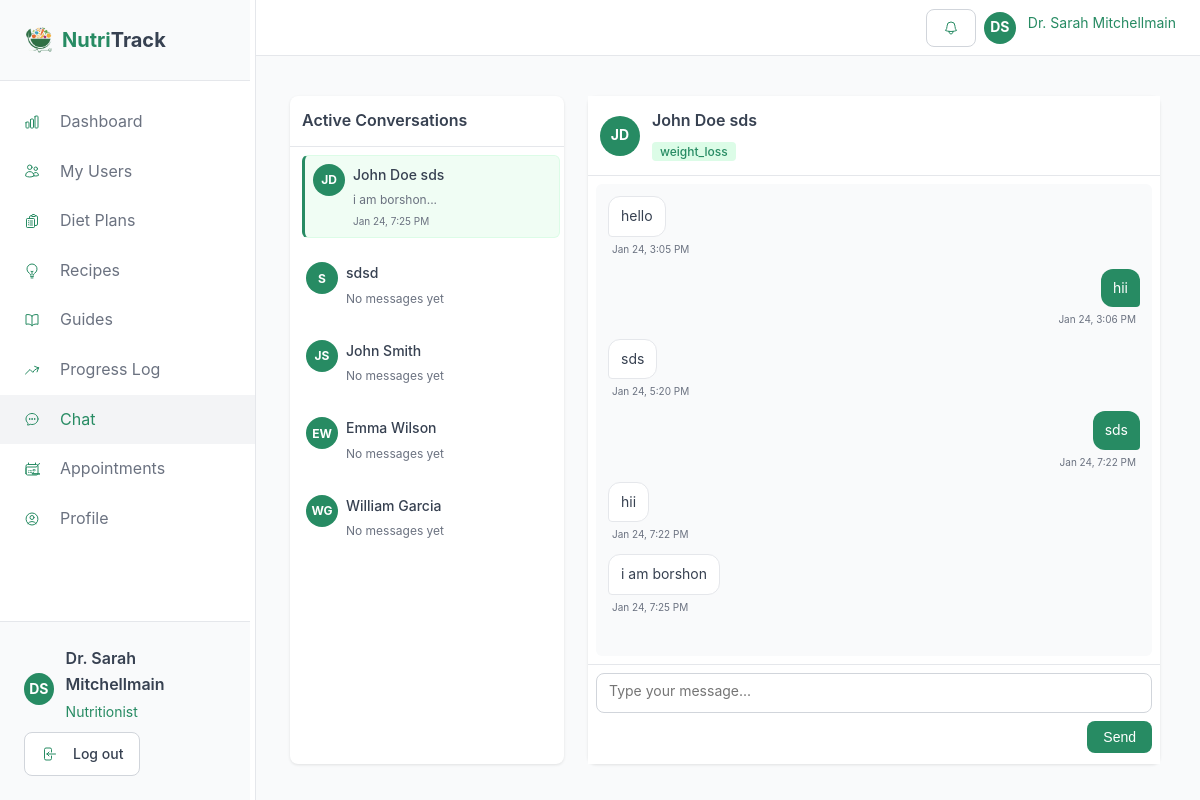
The page /nutritionists/chat.php (signed in) on the database its author committed.
### tables this page shows
CREATE TABLE `users` (
  `id` int(11) NOT NULL,
  `name` varchar(100) NOT NULL,
  `email` varchar(100) NOT NULL,
  `password` varchar(255) NOT NULL,
  `phone` varchar(20) DEFAULT NULL,
  `role` enum('user','nutritionist','admin') NOT NULL DEFAULT 'user',
  `status` enum('active','pending','inactive') NOT NULL DEFAULT 'pending',
  `weight` decimal(5,2) DEFAULT NULL,
  `height` decimal(5,2) DEFAULT NULL,
  `age` int(11) DEFAULT NULL,
  `goal` enum('weight_loss','maintain','gain_weight','build_muscle') DEFAULT NULL,
  `health_conditions` text DEFAULT NULL,
  `specialty` varchar(100) DEFAULT NULL,
  `bio` text DEFAULT NULL,
  `rating` decimal(3,2) DEFAULT NULL,
  `nutritionist_id` int(11) DEFAULT NULL,
  `created_at` timestamp NOT NULL DEFAULT current_timestamp(),
  `updated_at` timestamp NOT NULL DEFAULT current_timestamp() ON UPDATE current_timestamp(),
  `profile_image` varchar(255) DEFAULT NULL
);

CREATE TABLE `messages` (
  `id` int(11) NOT NULL,
  `sender_id` int(11) NOT NULL,
  `receiver_id` int(11) NOT NULL,
  `message` text NOT NULL,
  `is_read` tinyint(1) DEFAULT 0,
  `created_at` timestamp NOT NULL DEFAULT current_timestamp()
);

### nutritionists/chat.php (the view, shortened to what this page needs)
<?php
require_once '../includes/session.php';
$user = getCurrentUser();
$nutritionistId = $user['id'];
$db = getDB();
$stmt = $db->prepare("SELECT u.id, u.name, u.email, u.goal,
                      (SELECT message FROM messages WHERE (sender_id = u.id AND receiver_id = ?) OR (sender_id = ? AND receiver_id = u.id) ORDER BY created_at DESC LIMIT 1) as last_message,
                      (SELECT created_at FROM messages WHERE (sender_id = u.id AND receiver_id = ?) OR (sender_id = ? AND receiver_id = u.id) ORDER BY created_at DESC LIMIT 1) as last_message_time,
                      (SELECT COUNT(*) FROM messages WHERE sender_id = u.id AND receiver_id = ? AND is_read = 0) as unread_count
                      FROM users u
                      WHERE u.nutritionist_id = ? AND u.role = 'user'
                      ORDER BY last_message_time DESC");
$stmt->execute([$nutritionistId, $nutritionistId, $nutritionistId, $nutritionistId, $nutritionistId, $nutritionistId]);
$clients = $stmt->fetchAll();
$selectedUserId = isset($_GET['user']) ? intval($_GET['user']) : (!empty($clients) ? $clients[0]['id'] : 0);
$selectedUser = null;
$chatMessages = [];
if ($selectedUserId > 0) {
    $stmt = $db->prepare("SELECT id, name, email, goal FROM users WHERE id = ? AND nutritionist_id = ?");
    $stmt->execute([$selectedUserId, $nutritionistId]);
    $selectedUser = $stmt->fetch();
    if ($selectedUser) {
        $stmt = $db->prepare("SELECT m.*,
                              CASE WHEN m.sender_id = ? THEN 'nutritionist' ELSE 'user' END as sender_type
                              FROM messages m
                              WHERE (m.sender_id = ? AND m.receiver_id = ?)
                                 OR (m.sender_id = ? AND m.receiver_id = ?)
                              ORDER BY m.created_at ASC");
        $stmt->execute([$nutritionistId, $nutritionistId, $selectedUserId, $selectedUserId, $nutritionistId]);
        $chatMessages = $stmt->fetchAll();
    }
}
include 'header.php';
?>
<div style="height: calc(100vh - 100px); overflow: hidden; padding: 1rem;">
    <div class="grid lg:grid-cols-3 gap-4" style="height: 100%;">
        <div class="card" style="display: flex; flex-direction: column; height: 100%;">
            <div style="padding: 0.75rem; border-bottom: 1px solid #e5e7eb; flex-shrink: 0;">
                <h3 style="font-size: 1rem; font-weight: 600; margin: 0;">Active Conversations</h3>
            </div>
            <div style="flex: 1; overflow-y: auto; padding: 0.5rem;">
                <div style="display: flex; flex-direction: column; gap: 0.5rem;">
                    <?php if (empty($clients)): ?>
                    <div style="padding: 1rem; text-align: center; color: #6b7280;">
                        <p>No clients assigned yet.</p>
                    </div>
                    <?php else: ?>
                    <?php foreach ($clients as $client):
                        $initials = strtoupper(substr($client['name'], 0, 1) . substr(strstr($client['name'], ' ') ?: '', 1, 1));
                        $isSelected = $client['id'] == $selectedUserId;
                    ?>
                    <div class="conversation-item <?= $isSelected ? 'active' : '' ?>" data-user-id="<?= $client['id'] ?>" data-user-name="<?= htmlspecialchars($client['name']) ?>" data-user-goal="<?= htmlspecialchars($client['goal'] ?? 'Client') ?>" style="padding: 0.5rem; border-radius: 0.375rem; cursor: pointer; <?= $isSelected ? 'background: #f0fdf4;' : '' ?>" onclick="selectConversation(<?= $client['id'] ?>, '<?= htmlspecialchars($client['name']) ?>', '<?= htmlspecialchars($client['goal'] ?? 'Client') ?>', '<?= $initials ?>')">
                        <div style="display: flex; align-items: flex-start; gap: 0.5rem;">
                            <div class="user-avatar" style="width: 2rem; height: 2rem; background: #278b63; color: white; border-radius: 50%; display: flex; align-items: center; justify-content: center; font-size: 0.75rem; font-weight: bold;"><?= $initials ?></div>
                            <div style="flex: 1; min-width: 0;">
                                <p style="font-weight: 500; font-size: 0.875rem; margin: 0 0 0.25rem 0;">
                                    <?= htmlspecialchars($client['name']) ?>
                                </p>
                                <p style="font-size: 0.75rem; color: #6b7280; margin: 0; overflow: hidden; text-overflow: ellipsis; white-space: nowrap;"><?= $client['last_message'] ? htmlspecialchars(substr($client['last_message'], 0, 40)) . '...' : 'No messages yet' ?></p>
                                <?php if ($client['last_message_time']): ?>
                                <p style="font-size: 0.625rem; color: #6b7280; margin: 0.25rem 0 0 0;"><?= date('M j, g:i A', strtotime($client['last_message_time'])) ?></p>
                                <?php endif; ?>
                            </div>
                        </div>
                    </div>
                    <?php endforeach; ?>
                    <?php endif; ?>
                </div>
            </div>
        </div>
        <div class="card lg:col-span-2" style="display: flex; flex-direction: column; height: 100%; position: relative;">
            <div style="padding: 0.75rem; border-bottom: 1px solid #e5e7eb; flex-shrink: 0; position: relative; z-index: 2; background: white;">
                <div style="display: flex; align-items: center; gap: 0.75rem;">
                    <?php
                    $selectedInitials = $selectedUser ? strtoupper(substr($selectedUser['name'], 0, 1) . substr(strstr($selectedUser['name'], ' ') ?: '', 1, 1)) : '?';
                    ?>
                    <div id="currentChatAvatar" style="width: 2.5rem; height: 2.5rem; background: <?= $selectedUser ? '#278b63' : '#9ca3af' ?>; color: white; border-radius: 50%; display: flex; align-items: center; justify-content: center; font-size: 0.875rem; font-weight: bold;"><?= $selectedInitials ?></div>
                    <div>
                        <h3 id="currentChatName" style="font-size: 1rem; font-weight: 600; margin: 0 0 0.25rem 0;"><?= $selectedUser ? htmlspecialchars($selectedUser['name']) : 'Select a conversation' ?></h3>
                        <span id="currentChatStatus" style="background: <?= $selectedUser ? '#dcfce7' : '#f3f4f6' ?>; color: <?= $selectedUser ? '#278b63' : '#6b7280' ?>; padding: 0.125rem 0.5rem; border-radius: 0.25rem; font-size: 0.75rem; font-weight: 500;"><?= $selectedUser ? htmlspecialchars($selectedUser['goal'] ?? 'Client') : 'No selection' ?></span>
                    </div>
                </div>
            </div>
            <div style="flex: 1; position: relative; overflow: hidden;">
                <div id="chatMessages" style="position: absolute; top: 0; left: 0; right: 0; bottom: 100px; overflow-y: auto; padding: 0.75rem; background: #f9fafb; margin: 0.5rem; border-radius: 0.375rem;">
                    <?php if (!$selectedUser): ?>
                    <div style="text-align: center; padding: 2rem; color: #6b7280;">
                        <p>Select a client from the list to start chatting.</p>
                    </div>
                    <?php else: ?>
                    <?php foreach ($chatMessages as $msg): ?>
                    <?php if ($msg['sender_type'] === 'nutritionist'): ?>
                    <div style="margin-bottom: 0.75rem; display: flex; flex-direction: column; align-items: flex-end;">
                        <div style="background: #278b63; color: white; padding: 0.5rem 0.75rem; border-radius: 0.75rem; border-bottom-right-radius: 0.25rem; max-width: 70%; word-wrap: break-word; font-size: 0.875rem;"><?= htmlspecialchars($msg['message']) ?></div>
                        <div style="font-size: 0.625rem; color: #6b7280; margin-top: 0.25rem; padding: 0 0.25rem;"><?= date('M j, g:i A', strtotime($msg['created_at'])) ?></div>
                    </div>
                    <?php else: ?>
                    <div style="margin-bottom: 0.75rem; display: flex; flex-direction: column; align-items: flex-start;">
                        <div style="background: white; color: #374151; padding: 0.5rem 0.75rem; border-radius: 0.75rem; border-bottom-left-radius: 0.25rem; max-width: 70%; word-wrap: break-word; font-size: 0.875rem; border: 1px solid #e5e7eb;"><?= htmlspecialchars($msg['message']) ?></div>
                        <div style="font-size: 0.625rem; color: #6b7280; margin-top: 0.25rem; padding: 0 0.25rem;"><?= date('M j, g:i A', strtotime($msg['created_at'])) ?></div>
                    </div>
                    <?php endif; ?>
                    <?php endforeach; ?>
                    <?php endif; ?>
                </div>
                <div id="chatInputContainer" style="position: absolute; bottom: 0; left: 0; right: 0; height: 100px; padding: 0.5rem; border-top: 1px solid #e5e7eb; background: white; z-index: 2; <?= !$selectedUser ? 'display: none;' : '' ?>">
                    <div style="display: flex; flex-direction: column; gap: 0.5rem; height: 100%;">
                        <textarea id="chatInput" placeholder="Type your message..." style="width: 100%; padding: 0.5rem 0.75rem; border: 1px solid #d1d5db; border-radius: 0.5rem; font-size: 0.875rem; outline: none; resize: none; height: 2.5rem; font-family: inherit;"></textarea>
                        <button id="sendBtn" onclick="sendChatMessage()" style="align-self: flex-end; padding: 0.5rem 1rem; background: #278b63; color: white; border: none; border-radius: 0.5rem; font-size: 0.875rem; font-weight: 500; cursor: pointer;">Send</button>
                    </div>
                </div>
            </div>
        </div>
    </div>
</div>
<?php include 'footer.php'; ?>

### nutritionists/header.php (shortened to what this page needs)
<?php
require_once '../includes/session.php';
$user = getCurrentUser();
?>
<!DOCTYPE html>
<html lang="en">
<head>
    <link rel="stylesheet" href="http://localhost/Health%20DIet/style.css">
</head>
<body>
    <div class="user-layout">
        <aside class="sidebar">
            <div class="sidebar-header">
                <a href="dashboard.php" class="logo">
                    <div style="display:flex; justify-self: center;">
                        <img style="width:30px;height:30px" src="../assets/images/nutritrak_logo-removebg-preview.png" alt="NutriTrack Logo">
                    </div>
                    <span class="logo-text"><span style="color:#278b63;">Nutri</span>Track</span>
                </a>
            </div>
            <nav class="sidebar-nav">
                <a href="dashboard.php" class="<?php echo basename($_SERVER['PHP_SELF']) == 'dashboard.php' ? 'active' : ''; ?>">
 Dashboard
                </a>
                <a href="users.php" class="<?php echo basename($_SERVER['PHP_SELF']) == 'users.php' ? 'active' : ''; ?>">
 My Users
                </a>
                <a href="diet-plans.php" class="<?php echo basename($_SERVER['PHP_SELF']) == 'diet-plans.php' ? 'active' : ''; ?>">
 Diet Plans
                </a>
                <a href="suggestions.php" class="<?php echo basename($_SERVER['PHP_SELF']) == 'suggestions.php' ? 'active' : ''; ?>">
 Recipes
                </a>
                <a href="guides.php" class="<?php echo basename($_SERVER['PHP_SELF']) == 'guides.php' ? 'active' : ''; ?>">
 Guides
                </a>
                <a href="progress.php" class="<?php echo basename($_SERVER['PHP_SELF']) == 'progress.php' ? 'active' : ''; ?>">
 Progress Log
                </a>
                <a href="chat.php" class="<?php echo basename($_SERVER['PHP_SELF']) == 'chat.php' ? 'active' : ''; ?>">
 Chat
                </a>
                <a href="appointments.php" class="<?php echo basename($_SERVER['PHP_SELF']) == 'appointments.php' ? 'active' : ''; ?>">
 Appointments
                </a>
                <a href="settings.php" class="<?php echo basename($_SERVER['PHP_SELF']) == 'settings.php' ? 'active' : ''; ?>">
 Profile
                </a>
            </nav>
            <div class="sidebar-footer">
                <div class="user-info" onclick="showProfilePopup()" style="cursor: pointer;">
                    <?php echo getUserAvatar($user, '2rem'); ?>
                    <div>
                        <div class="team-name"><?php echo $user['name']; ?></div>
                        <div class="team-role">Nutritionist</div>
                    </div>
                </div>
                <a href="../landing page/auth.php?logout=1" class="btn btn-outline">
 Log out
                </a>
            </div>
        </aside>
        <div class="main-content">
            <header class="top-bar">
                <div class="header-actions">
                    <div class="user-info">
                        <button class="btn btn-outline" onclick="toggleNotifications()" id="notificationBtn">
                        </button>
                    </div>
                    <div class="user-info" onclick="showProfilePopup()" style="cursor: pointer;">
                        <?php echo getUserAvatar($user, '2rem'); ?>
                        <span class="team-role"><?php echo $user['name']; ?></span>
                    </div>
                </div>
            </header>
            <main class="content-area">

### includes/session.php (shortened to what this page needs)
<?php
function getCurrentUser() {
    try {
        $db = getDB();
        $stmt = $db->prepare("SELECT * FROM users WHERE id = ?");
        $stmt->execute([$_SESSION['user_id']]);
        return $stmt->fetch();
    } catch (PDOException $e) {
        error_log("Error fetching user: " . $e->getMessage());
        return null;
    }
}
function getUserInitials($name = null) {
    $name = $name ?: ($_SESSION['user_name'] ?? 'U');
    $parts = explode(' ', $name);
    return strtoupper(substr($parts[0], 0, 1) . (isset($parts[1]) ? substr($parts[1], 0, 1) : ''));
}
function getUserAvatar($user, $size = '2rem', $class = 'user-avatar') {
    if (!empty($user['profile_image']) && file_exists(__DIR__ . '/../' . $user['profile_image'])) {
        return '<img src="../' . htmlspecialchars($user['profile_image']) . '" alt="Profile" class="' . $class . '" style="width: ' . $size . '; height: ' . $size . '; border-radius: 50%; object-fit: cover;">';
    } else {
        return '<div class="' . $class . '" style="width: ' . $size . '; height: ' . $size . ';">' . getUserInitials($user['name']) . '</div>';
    }
}
?>

### rows shown on the page
users: name "DS DS", name "Dr. Sarah Mitchellmain"
users: name "JD", name "John Doe sds", last_message "i am borshon", last_message_time "Jan 24, 7:25 PM", goal "weight_loss"
users: name "S", name "sdsd", shows "No messages yet"
users: name "JS", name "John Smith", shows "No messages yet"
users: name "EW", name "Emma Wilson", shows "No messages yet"
users: name "WG", name "William Garcia", shows "No messages yet"
messages: message "hello", created_at "Jan 24, 3:05 PM"
messages: message "hii", created_at "Jan 24, 3:06 PM"
messages: message "sds", created_at "Jan 24, 5:20 PM"
messages: message "sds", created_at "Jan 24, 7:22 PM"
messages: message "hii", created_at "Jan 24, 7:22 PM"
messages: message "i am borshon", created_at "Jan 24, 7:25 PM"
